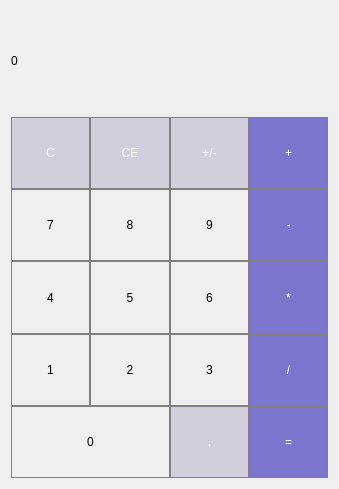
<?xml version="1.0" encoding="UTF-8"?>
<ui version="4.0">
 <class>MainWindow</class>
 <widget class="QMainWindow" name="MainWindow">
  <property name="geometry">
   <rect>
    <x>0</x>
    <y>0</y>
    <width>339</width>
    <height>489</height>
   </rect>
  </property>
  <property name="windowTitle">
   <string>MainWindow</string>
  </property>
  <widget class="QWidget" name="centralWidget">
   <layout class="QGridLayout" name="gridLayout_2">
    <item row="0" column="0">
     <widget class="QLabel" name="label">
      <property name="minimumSize">
       <size>
        <width>0</width>
        <height>100</height>
       </size>
      </property>
      <property name="autoFillBackground">
       <bool>true</bool>
      </property>
      <property name="text">
       <string>0</string>
      </property>
     </widget>
    </item>
    <item row="1" column="0">
     <layout class="QGridLayout" name="gridLayout">
      <property name="spacing">
       <number>0</number>
      </property>
      <item row="4" column="0">
       <layout class="QVBoxLayout" name="verticalLayout">
        <property name="spacing">
         <number>0</number>
        </property>
        <item>
         <layout class="QHBoxLayout" name="horizontalLayout_5" stretch="2,1,1">
          <property name="spacing">
           <number>0</number>
          </property>
          <item>
           <widget class="QPushButton" name="btn_0">
            <property name="sizePolicy">
             <sizepolicy hsizetype="Expanding" vsizetype="Expanding">
              <horstretch>0</horstretch>
              <verstretch>0</verstretch>
             </sizepolicy>
            </property>
            <property name="styleSheet">
             <string notr="true">QPushButton {
border: 1px solid gray;
}
QPushButton:pressed {
background-color: qlineargradient(x1: 0, y1: 0, x2: 0, y2: 1,
stop: 0 #d8d9da, stop: 1 #eceef5);
}  
</string>
            </property>
            <property name="text">
             <string>0</string>
            </property>
           </widget>
          </item>
          <item>
           <widget class="QPushButton" name="btn_dot">
            <property name="sizePolicy">
             <sizepolicy hsizetype="Expanding" vsizetype="Expanding">
              <horstretch>0</horstretch>
              <verstretch>0</verstretch>
             </sizepolicy>
            </property>
            <property name="styleSheet">
             <string notr="true">QPushButton {
background-color: rgb(209, 207, 220);
color: white; 
border: 1px solid gray;
}
</string>
            </property>
            <property name="text">
             <string>.</string>
            </property>
           </widget>
          </item>
          <item>
           <widget class="QPushButton" name="btn_equal">
            <property name="sizePolicy">
             <sizepolicy hsizetype="Expanding" vsizetype="Expanding">
              <horstretch>0</horstretch>
              <verstretch>0</verstretch>
             </sizepolicy>
            </property>
            <property name="styleSheet">
             <string notr="true">QPushButton {
background-color: rgb(125, 116, 205);
color: white; 
border: 1px solid gray;
}

QPushButton:pressed {
background-color: qlineargradient(x1: 0, y1: 0, x2: 0, y2: 1,
stop: 0 #FF7832, stop: 1 #FF9739);
}

</string>
            </property>
            <property name="text">
             <string>=</string>
            </property>
           </widget>
          </item>
         </layout>
        </item>
       </layout>
      </item>
      <item row="2" column="0">
       <layout class="QVBoxLayout" name="verticalLayout_3">
        <property name="spacing">
         <number>0</number>
        </property>
        <item>
         <layout class="QHBoxLayout" name="horizontalLayout_3">
          <property name="spacing">
           <number>0</number>
          </property>
          <item>
           <widget class="QPushButton" name="btn_4">
            <property name="sizePolicy">
             <sizepolicy hsizetype="Expanding" vsizetype="Expanding">
              <horstretch>0</horstretch>
              <verstretch>0</verstretch>
             </sizepolicy>
            </property>
            <property name="styleSheet">
             <string notr="true">QPushButton {
border: 1px solid gray;
}
QPushButton:pressed {
background-color: qlineargradient(x1: 0, y1: 0, x2: 0, y2: 1,
stop: 0 #d8d9da, stop: 1 #eceef5);
}  
</string>
            </property>
            <property name="text">
             <string>4</string>
            </property>
           </widget>
          </item>
          <item>
           <widget class="QPushButton" name="btn_5">
            <property name="sizePolicy">
             <sizepolicy hsizetype="Expanding" vsizetype="Expanding">
              <horstretch>0</horstretch>
              <verstretch>0</verstretch>
             </sizepolicy>
            </property>
            <property name="styleSheet">
             <string notr="true">QPushButton {
border: 1px solid gray;
}
QPushButton:pressed {
background-color: qlineargradient(x1: 0, y1: 0, x2: 0, y2: 1,
stop: 0 #d8d9da, stop: 1 #eceef5);
}  
</string>
            </property>
            <property name="text">
             <string>5</string>
            </property>
           </widget>
          </item>
          <item>
           <widget class="QPushButton" name="btn_6">
            <property name="sizePolicy">
             <sizepolicy hsizetype="Expanding" vsizetype="Expanding">
              <horstretch>0</horstretch>
              <verstretch>0</verstretch>
             </sizepolicy>
            </property>
            <property name="styleSheet">
             <string notr="true">QPushButton {
border: 1px solid gray;
}
QPushButton:pressed {
background-color: qlineargradient(x1: 0, y1: 0, x2: 0, y2: 1,
stop: 0 #d8d9da, stop: 1 #eceef5);
}  
</string>
            </property>
            <property name="text">
             <string>6</string>
            </property>
           </widget>
          </item>
          <item>
           <widget class="QPushButton" name="btn_multiplicate">
            <property name="sizePolicy">
             <sizepolicy hsizetype="Expanding" vsizetype="Expanding">
              <horstretch>0</horstretch>
              <verstretch>0</verstretch>
             </sizepolicy>
            </property>
            <property name="styleSheet">
             <string notr="true">QPushButton {
background-color: rgb(125, 116, 205);
color: white; 
border: 1px solid gray;
}

QPushButton:pressed {
background-color: qlineargradient(x1: 0, y1: 0, x2: 0, y2: 1,
stop: 0 #FF7832, stop: 1 #FF9739);
}
</string>
            </property>
            <property name="text">
             <string>*</string>
            </property>
           </widget>
          </item>
         </layout>
        </item>
       </layout>
      </item>
      <item row="1" column="0">
       <layout class="QVBoxLayout" name="verticalLayout_4">
        <property name="spacing">
         <number>0</number>
        </property>
        <item>
         <layout class="QHBoxLayout" name="horizontalLayout_2">
          <property name="spacing">
           <number>0</number>
          </property>
          <item>
           <widget class="QPushButton" name="btn_7">
            <property name="sizePolicy">
             <sizepolicy hsizetype="Expanding" vsizetype="Expanding">
              <horstretch>0</horstretch>
              <verstretch>0</verstretch>
             </sizepolicy>
            </property>
            <property name="styleSheet">
             <string notr="true">QPushButton {
border: 1px solid gray;
}
QPushButton:pressed {
background-color: qlineargradient(x1: 0, y1: 0, x2: 0, y2: 1,
stop: 0 #d8d9da, stop: 1 #eceef5);
}  
</string>
            </property>
            <property name="text">
             <string>7</string>
            </property>
           </widget>
          </item>
          <item>
           <widget class="QPushButton" name="btn_8">
            <property name="sizePolicy">
             <sizepolicy hsizetype="Expanding" vsizetype="Expanding">
              <horstretch>0</horstretch>
              <verstretch>0</verstretch>
             </sizepolicy>
            </property>
            <property name="styleSheet">
             <string notr="true">QPushButton {
border: 1px solid gray;
}
QPushButton:pressed {
background-color: qlineargradient(x1: 0, y1: 0, x2: 0, y2: 1,
stop: 0 #d8d9da, stop: 1 #eceef5);
}  
</string>
            </property>
            <property name="text">
             <string>8</string>
            </property>
           </widget>
          </item>
          <item>
           <widget class="QPushButton" name="btn_9">
            <property name="sizePolicy">
             <sizepolicy hsizetype="Expanding" vsizetype="Expanding">
              <horstretch>0</horstretch>
              <verstretch>0</verstretch>
             </sizepolicy>
            </property>
            <property name="styleSheet">
             <string notr="true">QPushButton {
border: 1px solid gray;
}
QPushButton:pressed {
background-color: qlineargradient(x1: 0, y1: 0, x2: 0, y2: 1,
stop: 0 #d8d9da, stop: 1 #eceef5);
}  
</string>
            </property>
            <property name="text">
             <string>9</string>
            </property>
           </widget>
          </item>
          <item>
           <widget class="QPushButton" name="btn_minus">
            <property name="sizePolicy">
             <sizepolicy hsizetype="Expanding" vsizetype="Expanding">
              <horstretch>0</horstretch>
              <verstretch>0</verstretch>
             </sizepolicy>
            </property>
            <property name="styleSheet">
             <string notr="true">QPushButton {
background-color: rgb(125, 116, 205);
color: white; 
border: 1px solid gray;
}
QPushButton:pressed {
background-color: qlineargradient(x1: 0, y1: 0, x2: 0, y2: 1,
stop: 0 #FF7832, stop: 1 #FF9739);
}

</string>
            </property>
            <property name="text">
             <string>-</string>
            </property>
           </widget>
          </item>
         </layout>
        </item>
       </layout>
      </item>
      <item row="3" column="0">
       <layout class="QVBoxLayout" name="verticalLayout_2">
        <property name="spacing">
         <number>0</number>
        </property>
        <item>
         <layout class="QHBoxLayout" name="horizontalLayout_4">
          <property name="spacing">
           <number>0</number>
          </property>
          <item>
           <widget class="QPushButton" name="btn_1">
            <property name="sizePolicy">
             <sizepolicy hsizetype="Expanding" vsizetype="Expanding">
              <horstretch>0</horstretch>
              <verstretch>0</verstretch>
             </sizepolicy>
            </property>
            <property name="styleSheet">
             <string notr="true">QPushButton {
border: 1px solid gray;
}
QPushButton:pressed {
background-color: qlineargradient(x1: 0, y1: 0, x2: 0, y2: 1,
stop: 0 #d8d9da, stop: 1 #eceef5);
}  
</string>
            </property>
            <property name="text">
             <string>1</string>
            </property>
           </widget>
          </item>
          <item>
           <widget class="QPushButton" name="btn_2">
            <property name="sizePolicy">
             <sizepolicy hsizetype="Expanding" vsizetype="Expanding">
              <horstretch>0</horstretch>
              <verstretch>0</verstretch>
             </sizepolicy>
            </property>
            <property name="styleSheet">
             <string notr="true">QPushButton {
border: 1px solid gray;
}
QPushButton:pressed {
background-color: qlineargradient(x1: 0, y1: 0, x2: 0, y2: 1,
stop: 0 #d8d9da, stop: 1 #eceef5);
}  
</string>
            </property>
            <property name="text">
             <string>2</string>
            </property>
           </widget>
          </item>
          <item>
           <widget class="QPushButton" name="btn_3">
            <property name="sizePolicy">
             <sizepolicy hsizetype="Expanding" vsizetype="Expanding">
              <horstretch>0</horstretch>
              <verstretch>0</verstretch>
             </sizepolicy>
            </property>
            <property name="styleSheet">
             <string notr="true">QPushButton {
border: 1px solid gray;
}
QPushButton:pressed {
background-color: qlineargradient(x1: 0, y1: 0, x2: 0, y2: 1,
stop: 0 #d8d9da, stop: 1 #eceef5);
}  
</string>
            </property>
            <property name="text">
             <string>3</string>
            </property>
           </widget>
          </item>
          <item>
           <widget class="QPushButton" name="btn_devide">
            <property name="sizePolicy">
             <sizepolicy hsizetype="Expanding" vsizetype="Expanding">
              <horstretch>0</horstretch>
              <verstretch>0</verstretch>
             </sizepolicy>
            </property>
            <property name="styleSheet">
             <string notr="true">QPushButton {
background-color: rgb(125, 116, 205);
color: white; 
border: 1px solid gray;
}

QPushButton:pressed {
background-color: qlineargradient(x1: 0, y1: 0, x2: 0, y2: 1,
stop: 0 #FF7832, stop: 1 #FF9739);
}
</string>
            </property>
            <property name="text">
             <string>/</string>
            </property>
           </widget>
          </item>
         </layout>
        </item>
       </layout>
      </item>
      <item row="0" column="0">
       <layout class="QVBoxLayout" name="verticalLayout_5">
        <property name="spacing">
         <number>0</number>
        </property>
        <item>
         <layout class="QHBoxLayout" name="horizontalLayout">
          <property name="spacing">
           <number>0</number>
          </property>
          <property name="leftMargin">
           <number>0</number>
          </property>
          <item>
           <widget class="QPushButton" name="btn_C">
            <property name="sizePolicy">
             <sizepolicy hsizetype="Expanding" vsizetype="Expanding">
              <horstretch>0</horstretch>
              <verstretch>0</verstretch>
             </sizepolicy>
            </property>
            <property name="styleSheet">
             <string notr="true">QPushButton {
background-color: rgb(209, 207, 220);
color: white; 
border: 1px solid gray;
}
</string>
            </property>
            <property name="text">
             <string>C</string>
            </property>
           </widget>
          </item>
          <item>
           <widget class="QPushButton" name="btn_CE">
            <property name="sizePolicy">
             <sizepolicy hsizetype="Expanding" vsizetype="Expanding">
              <horstretch>0</horstretch>
              <verstretch>0</verstretch>
             </sizepolicy>
            </property>
            <property name="styleSheet">
             <string notr="true">QPushButton {
background-color: rgb(209, 207, 220);
color: white; 
border: 1px solid gray;
}
</string>
            </property>
            <property name="text">
             <string>CE</string>
            </property>
           </widget>
          </item>
          <item>
           <widget class="QPushButton" name="btn_plus_minus">
            <property name="sizePolicy">
             <sizepolicy hsizetype="Expanding" vsizetype="Expanding">
              <horstretch>0</horstretch>
              <verstretch>0</verstretch>
             </sizepolicy>
            </property>
            <property name="styleSheet">
             <string notr="true">QPushButton {
background-color: rgb(209, 207, 220);
color: white; 
border: 1px solid gray;
}
</string>
            </property>
            <property name="text">
             <string>+/-</string>
            </property>
           </widget>
          </item>
          <item>
           <widget class="QPushButton" name="btn_plus">
            <property name="sizePolicy">
             <sizepolicy hsizetype="Expanding" vsizetype="Expanding">
              <horstretch>0</horstretch>
              <verstretch>0</verstretch>
             </sizepolicy>
            </property>
            <property name="styleSheet">
             <string notr="true">QPushButton {
background-color: rgb(125, 116, 205);
color: white; 
border: 1px solid gray;
}

QPushButton:pressed {
background-color: qlineargradient(x1: 0, y1: 0, x2: 0, y2: 1,
stop: 0 #FF7832, stop: 1 #FF9739);
}
</string>
            </property>
            <property name="text">
             <string>+</string>
            </property>
           </widget>
          </item>
         </layout>
        </item>
       </layout>
      </item>
     </layout>
    </item>
   </layout>
  </widget>
 </widget>
 <layoutdefault spacing="6" margin="11"/>
 <resources/>
 <connections/>
</ui>
